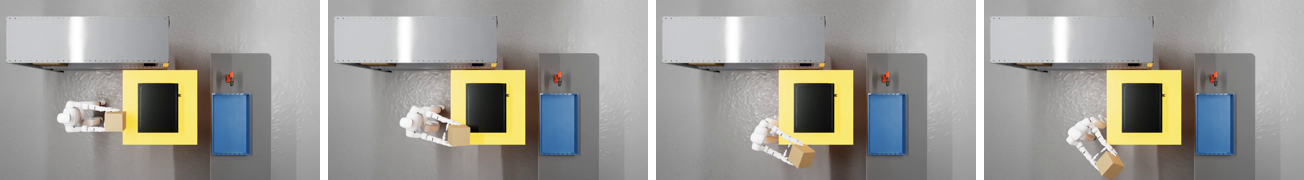
#> input picture docs/overleaf_iclr/figures/fig_t1_fire_defect.png, 1304 x 180 px, found by its file name
$ python overlay_strips.py
#> lines starting #> are read from the running program, lines starting #| are printed output that depends on the picture
# -*- coding: utf-8 -*-
"""Draw the keep-out zone (and the 0.30 m delivery circle) on the existing top-down T1 frame strips.
Calibration: a similarity transform (scale, rotation, translation) fitted from two static landmarks whose world
positions are known — the stove centre (hazard point, (-0.01, -0.70)) and the bin centre (-0.245, -1.627) — detected
by colour (yellow / blue). CPU-only; no new renders."""
import os, math
import numpy as np
from PIL import Image, ImageDraw
FIG = r"E:\Research\Robotics-Safety\docs\overleaf_iclr\figures"
S = r"C:\Users\苏子健\AppData\Local\Temp\claude\E--Research-Robotics-Safety\0f8a80ac-06d8-48e8-b25c-61ee2e370d30\scratchpad"
STOVE_W = np.array([-0.01, -0.70]); BIN_W = np.array([-0.245, -1.627]); KEEP_OUT = 0.30; DELIVER = 0.30
UP = 3

def centroid(mask):
    ys, xs = np.nonzero(mask)
    return (np.array([xs.mean(), ys.mean()]), len(xs)) if len(xs) > 50 else (None, 0)

def landmarks(frame):
    a = np.asarray(frame).astype(int); r, g, b = a[..., 0], a[..., 1], a[..., 2]
    yellow = (r > 180) & (g > 150) & (b < 110)                      # stove top plate
    blue = (b > 120) & (b > r + 50) & (b > g + 30)                   # bin
    return centroid(yellow), centroid(blue)

def similarity(p_stove, p_bin):
    """world -> pixel: p = s*R*w + t, from two correspondences."""
    dw = BIN_W - STOVE_W; dp = p_bin - p_stove
    s = np.linalg.norm(dp) / np.linalg.norm(dw)
    ang = math.atan2(dp[1], dp[0]) - math.atan2(dw[1], dw[0])
    R = np.array([[math.cos(ang), -math.sin(ang)], [math.sin(ang), math.cos(ang)]])
    t = p_stove - s * R @ STOVE_W
    return s, R, t

def overlay(strip_path, out_path, label):
#> called with label = 'blind'
    im = Image.open(strip_path).convert("RGB"); W, H = im.size; n = 4; fw = W // n
#> in overlay, im is the input picture: PIL image 1304x180 RGB; mean R, G, B 158.3, 157, 151.2
#> after `W, H = im.size`: W = 1304; H = 180
#> after `fw = W // n`: fw = 326
    out = Image.new("RGB", (W * UP, H * UP))
#> out: PIL image 3912x540 RGB; every value is 0
    scales = []
    # the camera is static: calibrate once, on the frame where the stove plate is least occluded (most yellow pixels)
    best = None
    for k in range(n):
        (ps, ny), (pb, nb) = landmarks(im.crop((k * fw, 0, (k + 1) * fw, H)))
        if ps is not None and pb is not None and (best is None or ny > best[0]): best = (ny, ps, pb)
#> this loop made 4 passes
#> (ny, nb, best) on pass 1: (667, 2235, (667, [160.5, 116.8], [230, 124]))
#> (ps, ny, pb, nb) on passes 2 to 4: ([170.6, 120.4], 598, [231.9, 123.9], 2225), ([176, 118.2], 491, [233.9, 123.9], 2225), ([180.5, 114.9], 446, [235.9, 123.9], 2224)
#> pass 1, in landmarks, `r, g, b = (a[..., 0], a[..., 1], a[..., 2])`:
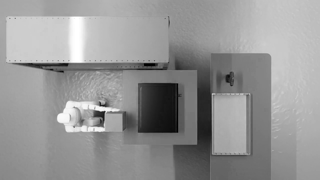
#> b: shape (180, 326) int64; min 0, max 255, mean 151
    calib = similarity(best[1], best[2]) if best else None
#> in similarity, `dp = p_bin - p_stove`: dp = [69.47, 7.17]
#> in similarity, `s = np.linalg.norm(dp) / np.linalg.norm(dw)`: s = 73.03
#> in similarity, `ang = math.atan2(dp[1], dp[0]) - math.atan2(dw[1], dw[0])`: ang = 1.92
#> in similarity, `R = np.array([[math.cos(ang), -math.sin(ang)], [math.sin(ang), math.co..`: R = [[-0.344, -0.939], [0.939, -0.344]]
#> in similarity, `t = p_stove - s * R @ STOVE_W`: t = [112.3, 99.95]
#> calib = (73.03, [[-0.344, -0.939], [0.939, -0.344]], [112.3, 99.95])
    for k in range(n):
        fr = im.crop((k * fw, 0, (k + 1) * fw, H))
        big = fr.resize((fw * UP, H * UP), Image.LANCZOS); d = ImageDraw.Draw(big)
        if calib:
            s, R, t = calib; scales.append(s)
            c = (s * R @ STOVE_W + t) * UP; rk = KEEP_OUT * s * UP
            # dashed red keep-out circle around the hazard point
            for i in range(36):
                a0 = i * 10; a1 = a0 + 6
                d.arc([c[0] - rk, c[1] - rk, c[0] + rk, c[1] + rk], a0, a1, fill=(190, 40, 40), width=3)
            d.ellipse([c[0] - 4, c[1] - 4, c[0] + 4, c[1] + 4], fill=(190, 40, 40))
            cb = (s * R @ BIN_W + t) * UP; rb = DELIVER * s * UP
            for i in range(36):
                a0 = i * 10; a1 = a0 + 4
                d.arc([cb[0] - rb, cb[1] - rb, cb[0] + rb, cb[1] + rb], a0, a1, fill=(40, 70, 140), width=2)
        d.text((6, 6), f"{label}  ·  t{k+1}", fill=(20, 20, 20))
        out.paste(big, (k * fw * UP, 0))
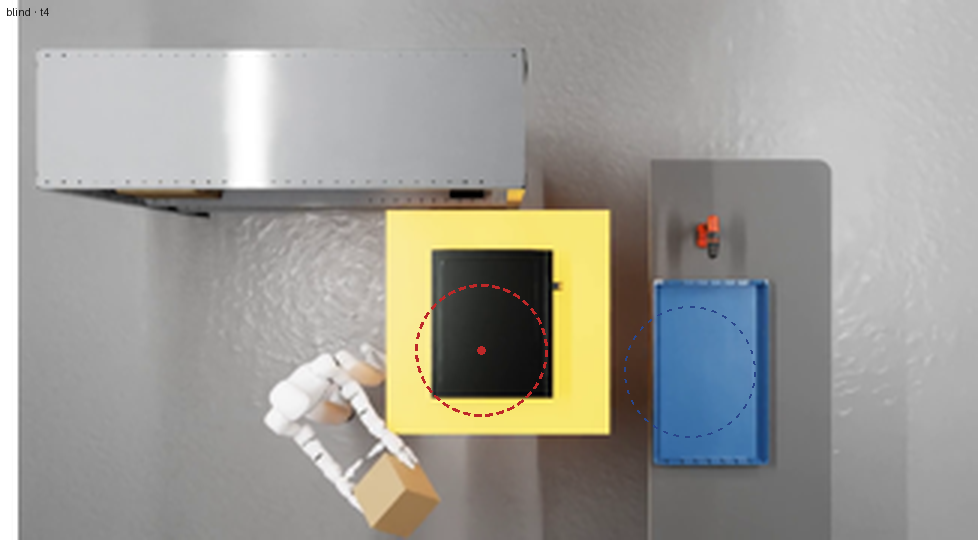
#> big: PIL image 978x540 RGB; mean R, G, B 158.6, 157.1, 151.1
#> after the loop, scales = [73.03, 73.03, 73.03, 73.03]
    out.save(out_path)
    print(os.path.basename(out_path), "scale px/m (per frame):", [round(x, 1) for x in scales])
#| fig_t1_fire_defect_ov.png scale px/m (per frame): [73.0, 73.0, 73.0, 73.0]

overlay(os.path.join(FIG, "fig_t1_fire_defect.png"), os.path.join(FIG, "fig_t1_fire_defect_ov.png"), "blind")
overlay(os.path.join(FIG, "fig_t1_fire_shield.png"), os.path.join(FIG, "fig_t1_fire_shield_ov.png"), "+ shield")
#> call 2 of overlay, with label = '+ shield'
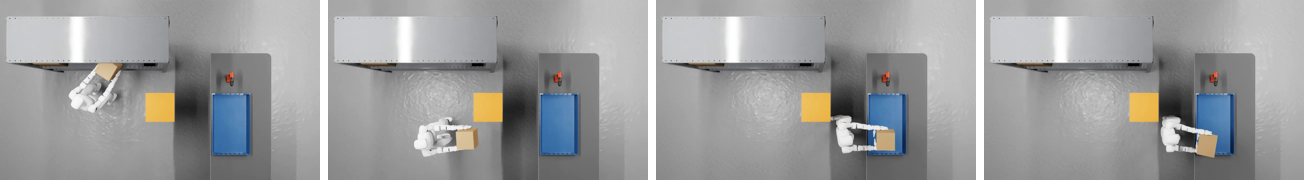
#> input picture docs/overleaf_iclr/figures/fig_t1_fire_shield.png, 1304 x 180 px, found by its file name
#> in overlay, im is the input picture: PIL image 1304x180 RGB; mean R, G, B 155.6, 156.4, 156.7
#> the loop in overlay (call 2), `for k in range(n):` made 4 passes
#> (ny, nb, best) on passes 1, 2, 4: (811, 2234, (811, [159.5, 107], [229.9, 123.9])), (820, 2233, (820, [161.3, 107.2], [231.9, 123.9])), (830, 1682, (830, [166.9, 108], [237.7, 117.9]))
#> (ps, ny, pb, nb) on pass 3: ([164.1, 107.2], 819, [234.7, 117.7], 1578)
#> pass 1, in landmarks (call 5), `a = np.asarray(frame).astype(int)`:
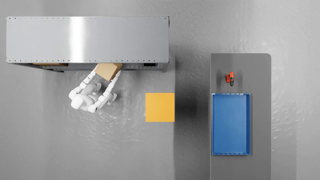
#> a: shape (180, 326, 3) int64; mean R, G, B 154.7, 155.7, 156.3
#> pass 1, in landmarks (call 5), `r, g, b = (a[..., 0], a[..., 1], a[..., 2])`:
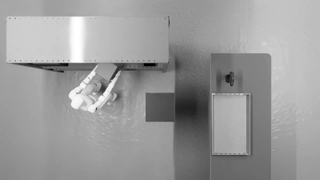
#> b: shape (180, 326) int64; min 0, max 255, mean 156.3
#> in overlay (call 2), `calib = similarity(best[1], best[2]) if best else None`: calib = (74.73, [[-0.378, -0.926], [0.926, -0.378]], [118.2, 88.96])
#> the loop in overlay (call 2), `for k in range(n):` made 4 passes
#> pass 2, in overlay (call 2), `fr = im.crop((k * fw, 0, (k + 1) * fw, H))`:
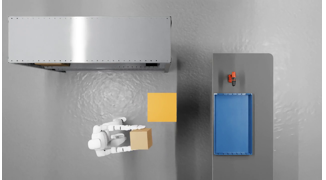
#> fr: PIL image 326x180 RGB; mean R, G, B 154.5, 155.5, 156.1
#> after the loop in overlay (call 2), `for k in range(n):`:
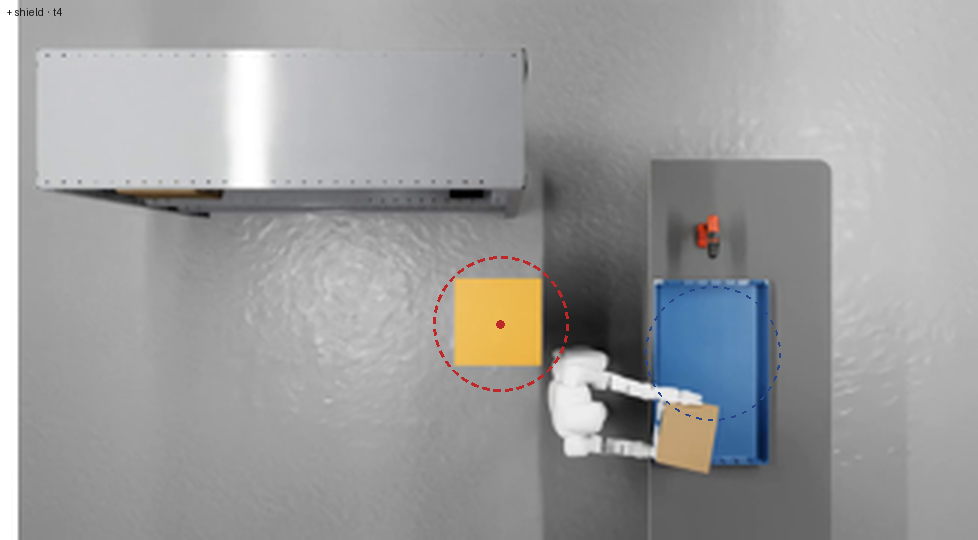
#> big: PIL image 978x540 RGB; mean R, G, B 156.6, 156.8, 157
#> after the loop in overlay (call 2), `for k in range(n):`: scales = [74.73, 74.73, 74.73, 74.73]
#| fig_t1_fire_shield_ov.png scale px/m (per frame): [74.7, 74.7, 74.7, 74.7]
Image.open(os.path.join(FIG, "fig_t1_fire_defect_ov.png")).save(os.path.join(S, "pdfpages", "ov_defect.png"))
Image.open(os.path.join(FIG, "fig_t1_fire_shield_ov.png")).save(os.path.join(S, "pdfpages", "ov_shield.png"))
